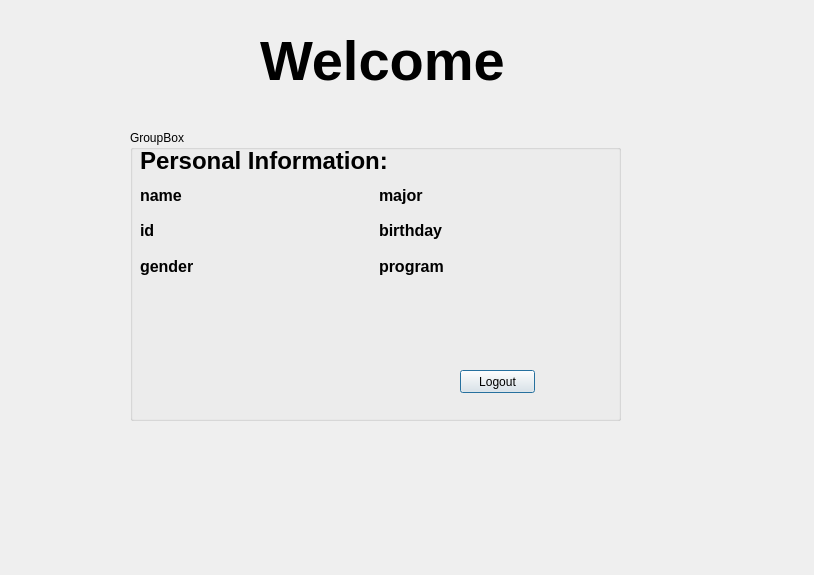
<?xml version="1.0" encoding="UTF-8"?>
<ui version="4.0">
 <class>StudentUI</class>
 <widget class="QDialog" name="StudentUI">
  <property name="geometry">
   <rect>
    <x>0</x>
    <y>0</y>
    <width>814</width>
    <height>575</height>
   </rect>
  </property>
  <property name="windowTitle">
   <string>Dialog</string>
  </property>
  <widget class="QLabel" name="label_welcome">
   <property name="geometry">
    <rect>
     <x>260</x>
     <y>10</y>
     <width>271</width>
     <height>101</height>
    </rect>
   </property>
   <property name="font">
    <font>
     <pointsize>42</pointsize>
     <bold>true</bold>
    </font>
   </property>
   <property name="text">
    <string>Welcome</string>
   </property>
  </widget>
  <widget class="QGroupBox" name="groupBox_personal_info">
   <property name="geometry">
    <rect>
     <x>130</x>
     <y>130</y>
     <width>491</width>
     <height>291</height>
    </rect>
   </property>
   <property name="title">
    <string>GroupBox</string>
   </property>
   <widget class="QLabel" name="label_personal_info">
    <property name="geometry">
     <rect>
      <x>10</x>
      <y>20</y>
      <width>291</width>
      <height>21</height>
     </rect>
    </property>
    <property name="font">
     <font>
      <pointsize>18</pointsize>
      <bold>true</bold>
     </font>
    </property>
    <property name="text">
     <string>Personal Information:</string>
    </property>
   </widget>
   <widget class="QWidget" name="gridLayoutWidget">
    <property name="geometry">
     <rect>
      <x>10</x>
      <y>50</y>
      <width>471</width>
      <height>101</height>
     </rect>
    </property>
    <layout class="QGridLayout" name="gridLayout">
     <item row="0" column="0">
      <widget class="QLabel" name="label_name">
       <property name="font">
        <font>
         <pointsize>12</pointsize>
         <bold>true</bold>
        </font>
       </property>
       <property name="text">
        <string>name</string>
       </property>
      </widget>
     </item>
     <item row="1" column="1">
      <widget class="QLabel" name="label_birthday">
       <property name="font">
        <font>
         <pointsize>12</pointsize>
         <bold>true</bold>
        </font>
       </property>
       <property name="text">
        <string>birthday</string>
       </property>
      </widget>
     </item>
     <item row="0" column="1">
      <widget class="QLabel" name="label_study_major">
       <property name="font">
        <font>
         <pointsize>12</pointsize>
         <bold>true</bold>
        </font>
       </property>
       <property name="text">
        <string>major</string>
       </property>
      </widget>
     </item>
     <item row="1" column="0">
      <widget class="QLabel" name="label_std_id">
       <property name="font">
        <font>
         <pointsize>12</pointsize>
         <bold>true</bold>
        </font>
       </property>
       <property name="text">
        <string>id</string>
       </property>
      </widget>
     </item>
     <item row="2" column="0">
      <widget class="QLabel" name="label_gender">
       <property name="font">
        <font>
         <pointsize>12</pointsize>
         <bold>true</bold>
        </font>
       </property>
       <property name="text">
        <string>gender</string>
       </property>
      </widget>
     </item>
     <item row="2" column="1">
      <widget class="QLabel" name="label_program">
       <property name="font">
        <font>
         <pointsize>12</pointsize>
         <bold>true</bold>
        </font>
       </property>
       <property name="text">
        <string>program</string>
       </property>
      </widget>
     </item>
    </layout>
   </widget>
   <widget class="QPushButton" name="pushButton_logout">
    <property name="geometry">
     <rect>
      <x>330</x>
      <y>240</y>
      <width>75</width>
      <height>23</height>
     </rect>
    </property>
    <property name="text">
     <string>Logout</string>
    </property>
   </widget>
  </widget>
 </widget>
 <resources/>
 <connections/>
</ui>
